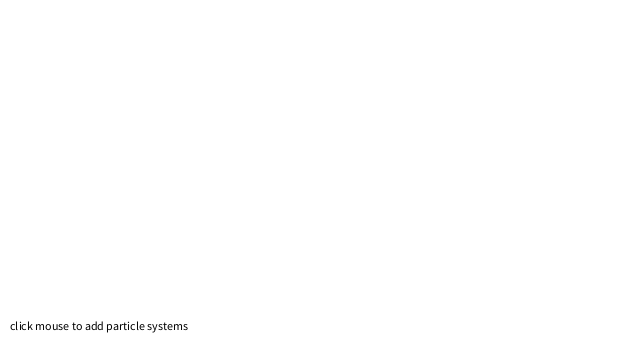
Frame 1 (no input)
Frame 60 (the mouse pressed at the canvas centre just before this capture): identical to frame 1, image omitted
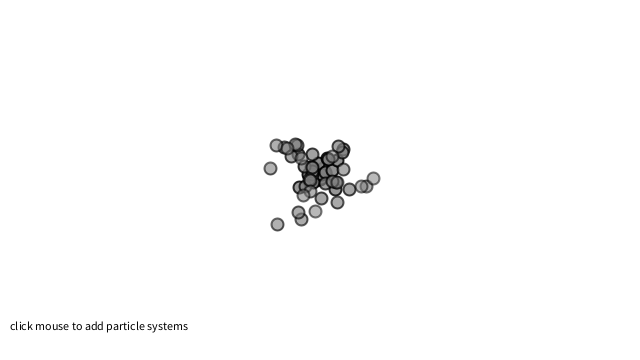
Frame 120 (the mouse held since frame 60 and released just before this capture)

The Processing sketch that drew these frames (run headless with seeded random() and noise(); from frame 60 on, the mouse is pressed at the canvas centre):

// Processing sketch: sketch_160412b
// ── sketch_160412b.pde
// Particles are generated each cycle through draw(),
// fall with gravity and fade out over time
// A ParticleSystem object manages a variable size (ArrayList) 
// list of particles.

ArrayList<ParticleSystem> systems;

void setup() {
  size(640,360);
  systems = new ArrayList<ParticleSystem>();
}

void draw() {
  background(255);
  for (ParticleSystem ps: systems) {
    ps.run();
    ps.addParticle(); 
  }
  
  fill(0);
  text("click mouse to add particle systems",10,height-30);
}

void mousePressed() {
  systems.add(new ParticleSystem(1,new PVector(mouseX,mouseY)));
}
// ── Particle.pde

// Simple Particle System

class Particle {
  PVector location;
  PVector velocity;
  PVector acceleration;
  float lifespan;

  Particle(PVector l) {
    acceleration = new PVector(0,0.05);
    velocity = new PVector(random(-1,1),random(-2,0));
    location = l.get();
    lifespan = 255.0;
  }

  void run() {
    update();
    display();
  }

  // Method to update location
  void update() {
    velocity.add(acceleration);
    location.add(velocity);
    lifespan -= 2.0;
  }

  // Method to display
  void display() {
    stroke(0,lifespan);
    strokeWeight(2);
    fill(127,lifespan);
    ellipse(location.x,location.y,12,12);
  }
  
  // Is the particle still useful?
  boolean isDead() {
    if (lifespan < 0.0) {
      return true;
    } else {
      return false;
    }
  }
}
// ── ParticleSystem.pde

// Simple Particle System

// A class to describe a group of Particles
// An ArrayList is used to manage the list of Particles 

class ParticleSystem {

  ArrayList<Particle> particles;    // An arraylist for all the particles
  PVector origin;        // An origin point for where particles are birthed

  ParticleSystem(int num, PVector v) {
    particles = new ArrayList<Particle>();   // Initialize the arraylist
    origin = v.get();                        // Store the origin point
    for (int i = 0; i < num; i++) {
      particles.add(new Particle(origin));    // Add "num" amount of particles to the arraylist
    }
  }

  void run() {
    for (int i = particles.size()-1; i >= 0; i--) {
      Particle p = particles.get(i);
      p.run();
      if (p.isDead()) {
        particles.remove(i);
      }
    }
  }

  void addParticle() {
    particles.add(new Particle(origin));
  }

  // A method to test if the particle system still has particles
  boolean dead() {
    if (particles.isEmpty()) {
      return true;
    } 
    else {
      return false;
    }
  }
}
